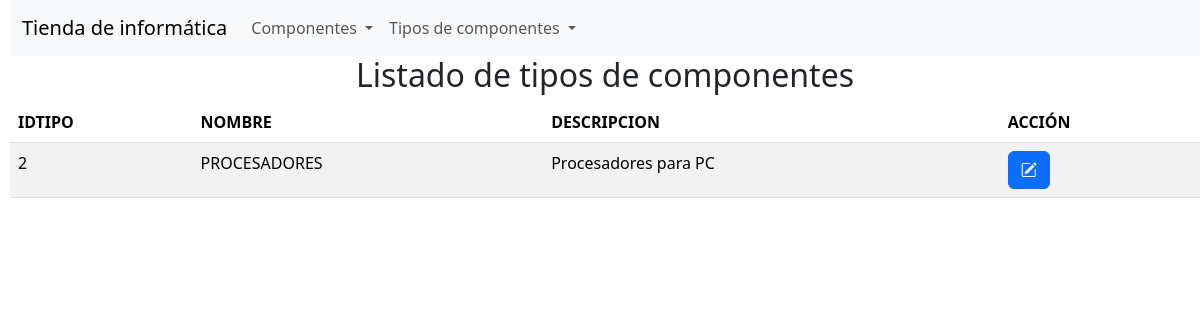
Page /listado_tipos.php?txtNombre=PROCESADORES on the committed database.
### tables this page shows
CREATE TABLE `tipo` (
  `idtipo` int(3) NOT NULL,
  `tipo` varchar(20) NOT NULL,
  `descripcion` varchar(150) NOT NULL
);

### listado_tipos.php (the view, shortened to what this page needs)
<?php
$conexion = obtenerConexion();
if (isset($_GET['txtNombre'])) {
    $nombre = $_GET['txtNombre'];
    $sql = "SELECT *
    FROM tipo
    WHERE tipo LIKE '%$nombre%';";
} else {
    $sql = "SELECT *
            FROM tipo ;"  ;
}
$resultado = mysqli_query($conexion, $sql);
$mensaje = "<h2 class='text-center'>Listado de tipos de componentes</h2>";
$mensaje .= "<table class='table table-striped'>";
$mensaje .= "<thead><tr><th>IDTIPO</th><th>NOMBRE</th><th>DESCRIPCION</th><th>ACCIÓN</th></tr></thead>";
$mensaje .= "<tbody>";
while ($fila = mysqli_fetch_assoc($resultado)) {
    $mensaje .= "<tr><td>" . $fila['idtipo'] . "</td>";
    $mensaje .= "<td>" . $fila['tipo'] . "</td>";
    $mensaje .= "<td>" . $fila['descripcion'] . "</td>";
    $mensaje .= "<td><form class='d-inline me-1' action='editar_tipo_componente.php' method='get'>";
    $mensaje .= "<input type='hidden' name='componente' value='" . htmlspecialchars(json_encode($fila),ENT_QUOTES) . "' />";
    $mensaje .= "<button name='Editar' class='btn btn-primary'><i class='bi bi-pencil-square'></i></button></form>";
    $mensaje .= "</td></tr>";
}
$mensaje .= "</tbody></table>";
echo $mensaje;

### rows in the picture
tipo: idtipo "2", tipo "PROCESADORES", descripcion "Procesadores para PC"
